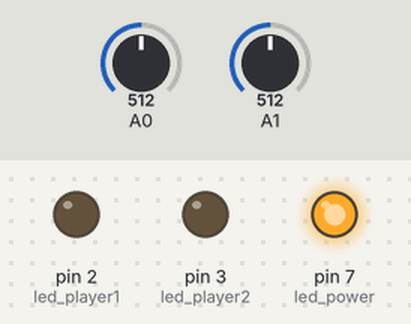
The sketch below on a simulated Arduino Uno, built with avr-gcc and run on an emulated ATmega328P. Shown: output pins drawn as LEDs (lit = HIGH). Dashed ring = blinking. The inputs (shaded band) are chosen by the test bench; at power-on: A0 = 512, A1 = 512. What the sketch prints to the serial monitor is not drawn.

Above: at 6.4 s.
6.5 s: A0 set to 524
At 7.6 s:
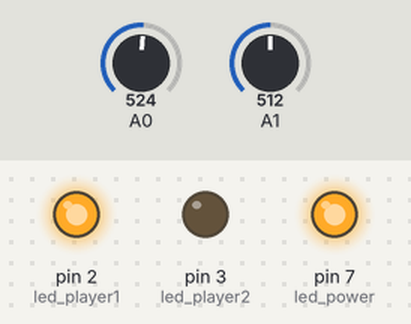
At 11.02 s:
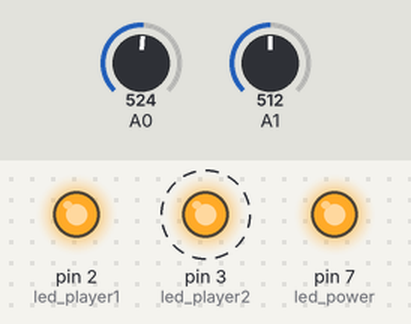
Timing chart, 0 to 14.2 s (numbered marks = the images above; inputs shaded):
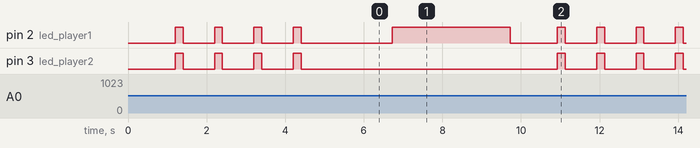

The sketch:

firefly_hunt_multi.ino
```cpp
int anzahl_messungen = 10;
int led_power = 7;
int led_player1 = 2;
int led_player2 = 3;
int player1_input = A0;
int player2_input = A1;
float refval = 0;
long starttime = 0;
long last_update = 0;

void (* resetFunc)(void) = 0;

void setup() {
  Serial.begin(9600);
  analogReference(INTERNAL);
  pinMode(led_power, OUTPUT);
  pinMode(led_player1, OUTPUT);
  pinMode(led_player2, OUTPUT);
  digitalWrite(led_power, HIGH);
  digitalWrite(led_player1, LOW);
  digitalWrite(led_player2, LOW);
  delay(1000);
  kalibrieren(player2_input);
}

int messen(int analog_pin, int anzahl) {
  float average = 0.0;
  int val;
  float x = 0;
  for(int n=0; n<anzahl; n++){
    val = analogRead(analog_pin);
    // if(val > 0) {
      x = x + 1.0;
      average = average + val;
    // }
    delay(10);
  }
  if(x > 0) {
    average = average / x;
  }
  else {
    average = 0;
  }
  return average;
}

void kalibrieren(int letzter_verlierer) {
  refval = 0;
  Serial.println("Spiel wird geladen ...");
  int refval1 = messen(player1_input, anzahl_messungen);
  int refval2 = messen(player2_input, anzahl_messungen);
  if(refval2 < refval2){
    refval = refval2 + 3.0;
  }
  else {
    refval = refval1 + 3.0;
  }
  Serial.print("... es muessen ");
  Serial.print(refval+1);
  Serial.println(" Gluehwuermchen gefangen werden ...");
  digitalWrite(led_player1, HIGH);
  digitalWrite(led_player2, HIGH);
  delay(200);
  digitalWrite(led_player1, LOW);
  digitalWrite(led_player2, LOW);
  delay(800);
  Serial.print("3 ... ");
  digitalWrite(led_player1, HIGH);
  digitalWrite(led_player2, HIGH);
  delay(200);
  digitalWrite(led_player1, LOW);
  digitalWrite(led_player2, LOW);
  delay(800);
  Serial.print("2 ... ");
  digitalWrite(led_player1, HIGH);
  digitalWrite(led_player2, HIGH);
  delay(200);
  digitalWrite(led_player1, LOW);
  digitalWrite(led_player2, LOW);
  delay(800);
  Serial.print("1 ... ");
  digitalWrite(led_player1, HIGH);
  digitalWrite(led_player2, HIGH);
  delay(200);
  digitalWrite(led_player1, LOW);
  digitalWrite(led_player2, LOW);
  delay(800);
  Serial.println("Go!");
  starttime = micros();
}


void loop() {
  int analogwert1 = messen(player1_input, anzahl_messungen);
  if(analogwert1 > refval) {
    digitalWrite(led_player1, HIGH);
    Serial.print("Spieler 1 hat gewonnen, Zeit: ");
    Serial.println((micros()-starttime)/1000000);
    Serial.print("Gluehwuermchen: ");
    Serial.println(analogwert1);
    delay(3000);
    digitalWrite(led_player2, LOW);
    //kalibrieren(player2_input);
    resetFunc();
  }
  int analogwert2 = messen(player2_input, anzahl_messungen);
  if(analogwert2 > refval) {
    digitalWrite(led_player2, HIGH);
    Serial.print("Spieler 2 hat gewonnen, Zeit: ");
    Serial.println((micros()-starttime)/1000000);
    Serial.print("Gluehwuermchen: ");
    Serial.println(analogwert2);
    delay(3000);
    digitalWrite(led_player2, LOW);
    //kalibrieren(player1_input);
    resetFunc();
  }
  if(millis()-last_update > 1000) {
    last_update = millis();
    Serial.println(".");
  }
  // delay(100);
  // Serial.println(analogRead(A0));
}
```

Measured:
- the behaviour switches between 515 and 516 on A0 (found by bisection; images 0 and 1)
- after the input at 6.5 s, pin 2 (led_player1): goes HIGH 3.0 s, LOW 1.2 s, 3 × (HIGH 0.20 s, LOW 0.80 s), HIGH 0.20 s, then LOW, starting after 0.22 s; pin 3 (led_player2): alternates HIGH for 0.20 s and LOW for 0.80 s, starting after 4.4 s
